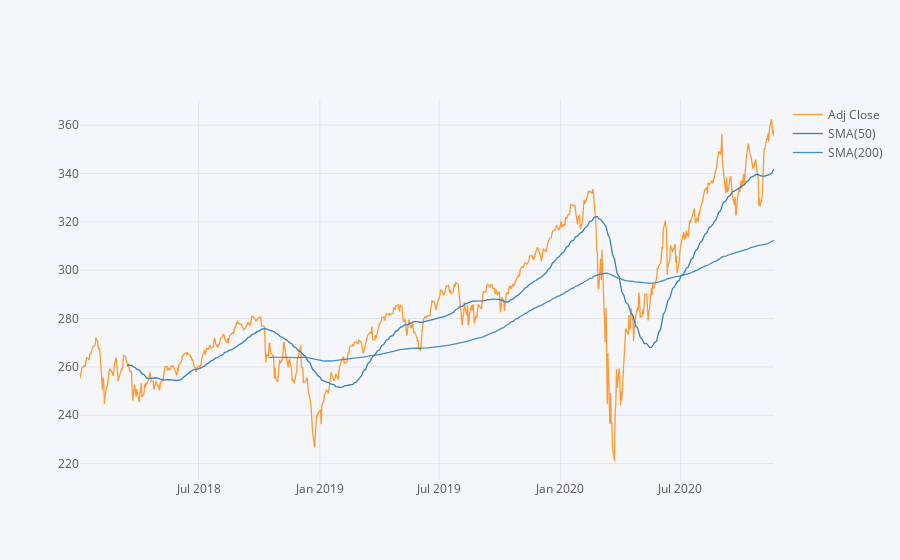

The code cell stored with this chart in its notebook:
### Markdown cell above
Another popular, albeit slightly more complex, analytical use is to compare a pair of simple moving averages with each covering different time frames. If a shorter-term simple moving average is above a longer-term average, an uptrend is expected. On the other hand, if the long-term average is above a shorter-term average then a downtrend might be the expected outcome.

Two popular trading patterns that use simple moving averages include the death cross and a golden cross. A death cross occurs when the 50-day SMA crosses below the 200-day SMA. This is considered a bearish signal, that further losses are in store. The golden cross occurs when a short-term SMA breaks above a long-term SMA. Reinforced by high trading volumes, this can signal further gains are in store.

Source: [Investopedia](https://www.investopedia.com/terms/s/sma.asp)

### Code cell
# The cufflinks package has useful technical analysis functionality, and we can use .ta_plot(study='sma') to create a Simple Moving Averages plot

# User input ticker of interest
ticker = "SPY"
start_date = '2018-01-01'
end_date = datetime.date.today().strftime('%Y-%m-%d')
each_df[ticker]['Adj Close'].loc[start_date:end_date].ta_plot(study='sma',periods=[50,200])

# Add formatting like title='Simple Moving Averages', yaxis_title="Price", xaxis_title="Date"

### Figure 1 — Plotly figure (JSON) as saved in the notebook; plotly's stock layout.template omitted (floating-point values rounded to 4 significant figures; data arrays with more than 128 entries replaced by an {"elided": "..."} marker saying what was removed)
{"data": [{"line": {"color": "rgba(255, 153, 51, 1.0)", "dash": "solid", "shape": "linear", "width": 1.3}, "mode": "lines", "name": "Adj Close", "text": "", "type": "scatter", "x": {"elided": "729 str values"}, "y": {"elided": "729 float values"}}, {"line": {"color": "rgba(55, 128, 191, 1.0)", "dash": "solid", "shape": "linear", "width": 1.3}, "mode": "lines", "name": "SMA(50)", "text": "", "type": "scatter", "x": {"elided": "729 str values"}, "y": {"elided": "729 mixed values"}}, {"line": {"color": "rgba(55, 128, 191, 0.8999999999999999)", "dash": "solid", "shape": "linear", "width": 1.3}, "mode": "lines", "name": "SMA(200)", "text": "", "type": "scatter", "x": {"elided": "729 str values"}, "y": {"elided": "729 mixed values"}}], "layout": {"legend": {"bgcolor": "#F5F6F9", "font": {"color": "#4D5663"}}, "paper_bgcolor": "#F5F6F9", "plot_bgcolor": "#F5F6F9", "title": {"font": {"color": "#4D5663"}}, "xaxis": {"gridcolor": "#E1E5ED", "showgrid": true, "tickfont": {"color": "#4D5663"}, "title": {"font": {"color": "#4D5663"}, "text": ""}, "zerolinecolor": "#E1E5ED"}, "yaxis": {"gridcolor": "#E1E5ED", "showgrid": true, "tickfont": {"color": "#4D5663"}, "title": {"font": {"color": "#4D5663"}, "text": ""}, "zerolinecolor": "#E1E5ED"}}}
